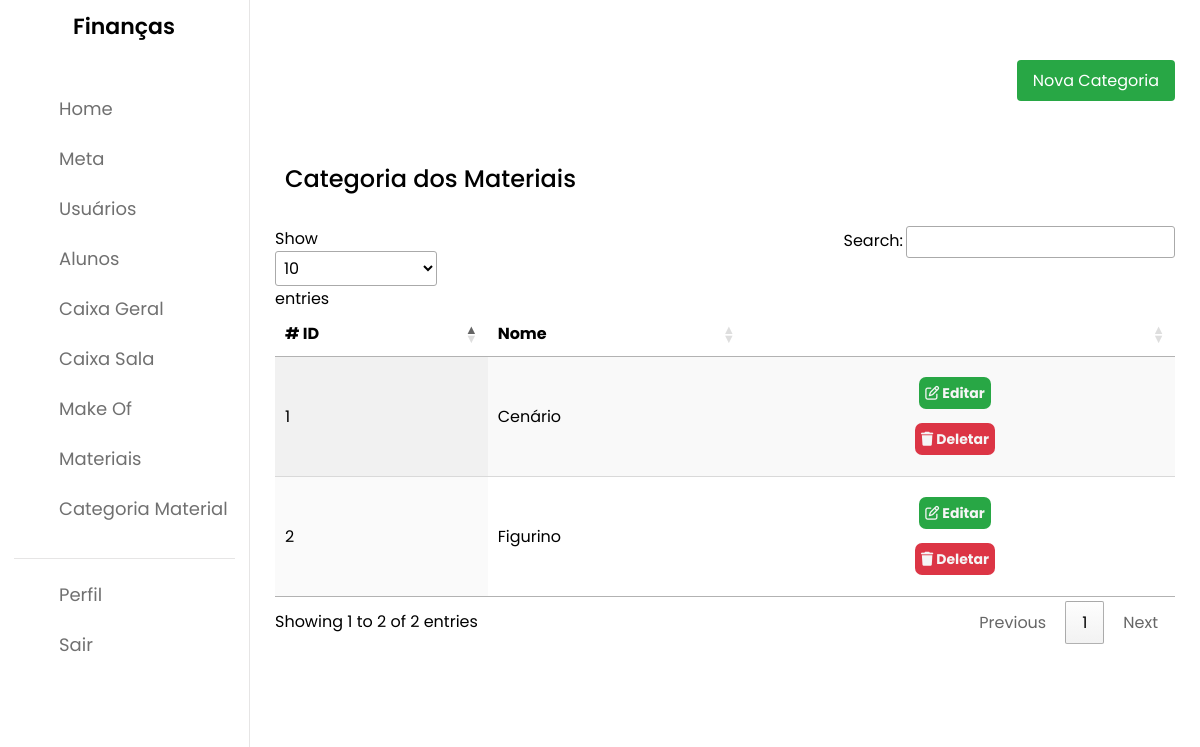
Page /resources/views/admin/categoria-material/index.php (signed in) on the committed database.
### tables this page shows
CREATE TABLE CategoriasMaterial (
	 
	categoria_id INT AUTO_INCREMENT PRIMARY KEY NOT NULL,
    
	 
    nome VARCHAR(30) UNIQUE NOT NULL
);

### config.php (called while the page is built, shortened)
<?php
function autocarregamento($class_name) {
  $path = __DIR__ . '//models//' . $class_name . '.php';
}

### models/CategoriaMaterial.php (called while the page is built, shortened)
<?php
class CategoriaMaterial
{
    private $mysqli;
    private $tabela = "categoriasmaterial";
    public function __construct(mysqli $mysqli)
    {
        $this->mysqli = $mysqli;
    }
    public function buscarTodos()
    {
        $stmt = $this->mysqli->query("
            SELECT
                *
            FROM
                " . $this->tabela ."
            ORDER BY nome ASC"
        );
        while ($linha = mysqli_fetch_array($stmt, MYSQLI_ASSOC)) {
            $categoria[] = $linha;
        }
        return $categoria;
    }
}

### resources/views/admin/categoria-material/index.php (the view, shortened to what this page needs)
<?php
require dirname(dirname(dirname(dirname(__DIR__)))) . '/config.php';
$categoria_material = new CategoriaMaterial($mysqli);
$categorias = $categoria_material->buscarTodos();
?>
<link rel="stylesheet" href="https://cdnjs.cloudflare.com/ajax/libs/font-awesome/6.4.0/css/all.min.css"
 />
<link rel="stylesheet" href="https://cdn.datatables.net/1.13.4/css/jquery.dataTables.css" />
<body>
  <section class="dashboard">
      <div class="top"> <i class="uil uil-bars sidebar-toggle"></i> </div>
      <div class="dash-content">
        <div style="text-align: right;">
          <a href="<?php echo $_ENV['ROUTE'] ?>admin.categoria_material.create" class="button-link btn-edit">
            Nova Categoria
          </a>
        </div>
        <div class="title">
            <span class="text">Categoria dos Materiais</span>
        </div>
        <?php if (isset($categorias) || !empty($categorias)) { ?>
        <table id="myTable" class="display">
            <thead>
                <tr>
                    <th># ID</th>
                    <th>Nome</th>
                    <th></th>
                </tr>
            </thead>
            <tbody>
                <?php foreach ($categorias as $categoria): ?>
                <tr>
                    <td>
                        <?php echo $categoria['categoria_id']; ?>
                    </td>
                    <td>
                        <?php echo $categoria['nome']; ?>
                    </td>
                    <th style="padding: 26px;">
                      <a href="<?= $_ENV['URL_CONTROLLERS']; ?>/CategoriaMaterial/EditController.php?id=<?= $categoria['categoria_id']; ?>" class="icon-link edit">
                        <i class="fa-regular fa-pen-to-square"></i> Editar
                      </a>
                      <br><br>
                      <a href="#"
                        onclick="if (confirm('Deseja excluir mesmo?')) {
                          this.href = '<?= $_ENV['URL_CONTROLLERS']; ?>/CategoriaMaterial/DeletarController.php?id=<?= $categoria['categoria_id']; ?>';
                        }"
                        class="icon-link delete"
                      >
                        <i class="fa-solid fa-trash"></i> Deletar
                      </a>
                    </th>
                </tr>
                <?php endforeach; ?>
            </tbody>
            <?php } else { ?>
            <h3>Sem inserções no caixa</h3>
            <?php } ?>
        </table>
      </div>
  </section>
</body>

### resources/css/admin/financas.css (style rules this page uses)
* { margin: 0; padding: 0; box-sizing: border-box; font-family: 'Poppins', sans-serif; }
body { min-height: 100vh; background-color: var(--primary-color); }
td { word-wrap: break-word!important; }
.icon-link { font-size: 14px; background-color: #007bff; text-decoration: none; margin-right: 10px; color: whitesmoke; padding: 6px; border-radius: 7px; width: 100px; }
.icon-link.edit { background-color: #28a745!important; }
.icon-link.delete { background-color: #dc3545!important; }
.btn-edit { background-color: #28a745!important; }
.dashboard { display: flex; flex-direction: column; align-items: center; position: relative; left: 250px; background-color: var(--panel-color); min-height: 100vh; width: calc(100% - 250px); padding: 10px 14px; transition: var(--tran-05); }
.title { margin-bottom: 20px; text-align: center; }
.title .text { font-size: 24px; font-weight: bold; color: #333; }
table { width: 900px; max-width: 900px; }
td { word-break: break-word!important; }
.dashboard .top { position: fixed; top: 0; left: 250px; display: flex; width: calc(100% - 250px); justify-content: space-between; align-items: center; padding: 10px 14px; background-color: var(--panel-color); transition: var(--tran-05); z-index: 10; }
.dashboard .dash-content { max-width: 900px; width: 100%; padding-top: 50px; }
.dash-content .title { display: flex; align-items: center; margin: 60px 0 30px 0; }
.dash-content .title .text { font-size: 24px; font-weight: 500; color: var(--text-color); margin-left: 10px; }
.button-link { display: inline-block; padding: 8px 16px; background-color: #007bff; color: #fff; text-decoration: none; border-radius: 4px; transition: background-color 0.3s ease; }

### rows in the picture
categoriasmaterial: categoria_id "1", nome "Cenário"
categoriasmaterial: categoria_id "2", nome "Figurino"
